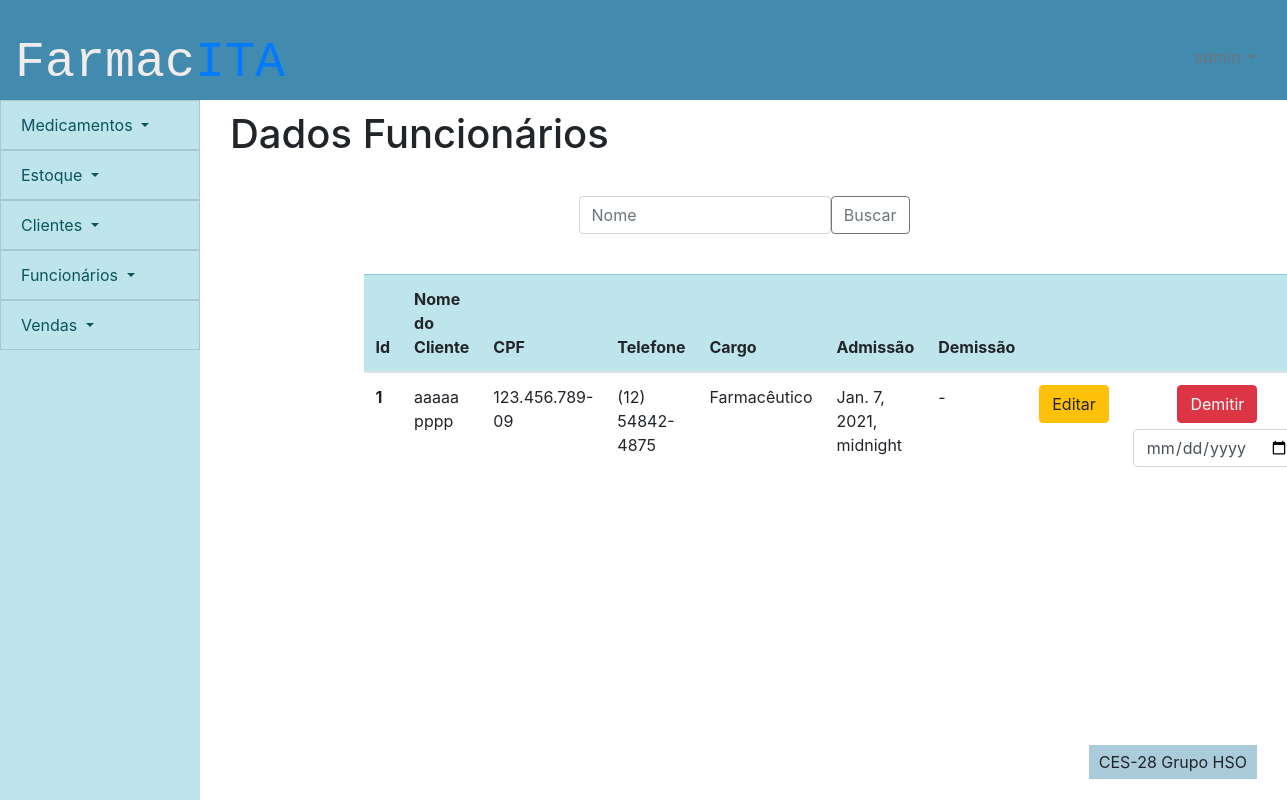
Page /pessoas/editar_usuario (signed in) on the earlier database version.
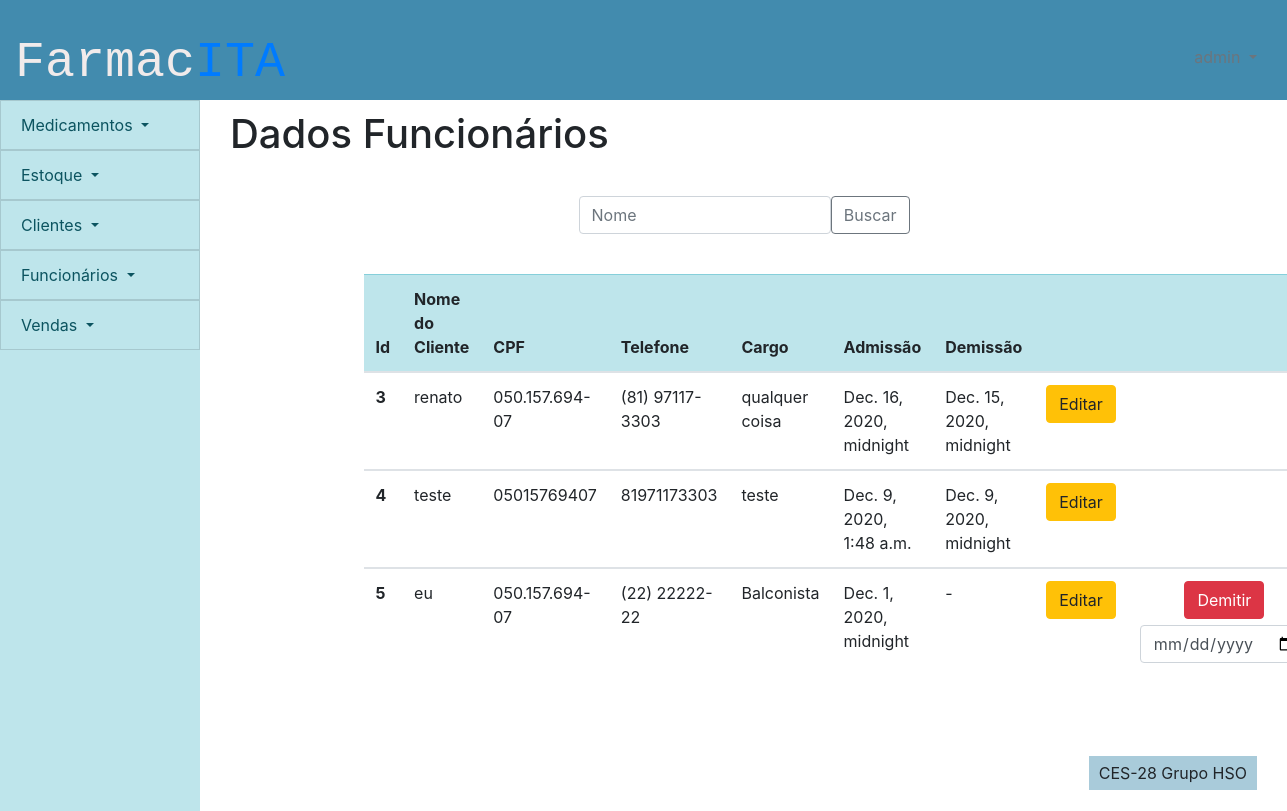
Same page on the later database version.
### pessoas/models.py (models this page shows)
class funcionario(models.Model):
    id = models.AutoField(primary_key=True, auto_created=True)
    user = models.OneToOneField(User,on_delete=models.CASCADE)
    nome_funcionario = models.CharField(max_length=300)
    cpf = models.CharField(max_length=14)
    telefone = models.CharField(max_length=15)
    cargo = models.CharField(max_length=100)
    data_de_admissao = models.DateTimeField(auto_now=False,auto_now_add=False,null=False)
    data_de_demissao = models.DateTimeField(auto_now=False,auto_now_add=False,null=True)
    class Meta:
        db_table = 'funcionarios'

### pessoas/views.py (the view, shortened to what this page needs)
# urls.py: path('editar_usuario',views.editar_usuario, name = 'editar_usuario'),
def editar_usuario(request):
    if request.user.is_authenticated:
        editar = False
        lista = funcionario.objects.all()
        busca = request.GET.get('buscacliente')
        if busca:
            editar = False
            lista = funcionario.objects.filter(nome_funcionario__icontains = busca)
        delete = request.GET.get('delete')
        data = request.GET.get('data_de_demissao')
        if delete:
            print("olha aki")
            teste = funcionario.objects.filter(id = delete)
            print(data)
            teste.update(data_de_demissao = data)
        editando = request.GET.get('edit')
        if editando:
            editar = True
            lista = funcionario.objects.filter(id = editando)
        return render(request,'pessoas/pagina_edicao_de_usuario.html',{'lista':lista,'editar':editar})
    else:
        return failed_login(request)

### frontend/pessoas/pagina_edicao_de_usuario.html (shortened to what this page needs)
{% extends 'template/padrao.html' %}
{% load static %}
{%block titulo-conteudo %}
Dados Funcionários
{% endblock %}
{% block content %}
<div>
    <div class="row formulario">
        <div class="col-sm-12">
            <div>
                <form method="GET">
                    <div class="input-group-prepend">
                        <input type="text" class="form-control" placeholder="Nome" name="buscacliente" id="buscacliente">
                    <button class="btn btn-outline-secondary" type="submit" id="button-addon1">Buscar</button>
                    </div>
                    </form>
            </div>
        </div>
    </div>
    <div class="tabela">
        <table class="table table-hover">
            <thead class="table-info">
                <tr>
                    <th scope="col">Id</th>
                    <th scope="col">Nome do Cliente</th>
                    <th scope="col">CPF</th>
                    <th scope="col">Telefone</th>
                    <th scope="col">Cargo</th>
                    <th scope="col">Admissão</th>
                    <th scope="col">Demissão</th>
                    <th></th>
                    <th></th>
                </tr>
            </thead>
            {% for i in lista %}
            <tbody>
                <tr class={{i.id}}>
                    <th scope="row">{{i.id}}</th>
                    <td class = "nome">{{i.nome_funcionario}}</td>
                    <td class = "cpf">{{i.cpf}}</td>
                    <td class = "telefone">{{i.telefone}}</td>
                    <td class = "cargo">{{i.cargo}}</td>
                    <td class = "admissao">{{i.data_de_admissao}}</td>
                    <td class = "demissao">
                        {% if i.data_de_demissao == None%}
                        {{"-"}}
                        {%else%}
                        {{i.data_de_demissao}}
                        {% endif%}
                    </td>
                    <td>
                        <form class= "centro">
                            <button value = {{i.id}} name = 'edit' class="btn btn-warning"  type = "submit" >Editar</button>
                        </form>
                    </td>
                    <td>
                        {% if i.data_de_demissao == None%}
                        <form class= "centro">
                            <button  value = {{i.id}} name = 'delete' class="btn btn-danger botao" type = "submit">Demitir</button>
                            <input type="date" required class="form-control background-none custom-input" id="data_de_admissao", name = 'data_de_demissao'>
                        </form>
                        {% endif%}
                    </td>
                </tr>
            </tbody>
            {% endfor %}
        </table>
    </div>
</div>
{% endblock %}

### frontend/template/padrao.html (shortened to what this page needs)
{% load static %}
<!DOCTYPE html>
<html lang="en">
<head>
    <link href="{% static 'bootstrap-4.5.3-dist/css/bootstrap.css' %}" rel="stylesheet">
    <link href="{% static '_css/style.css' %}" rel="stylesheet">
</head>
<body>
    <div id="header">
        <div class="row">
            <div class="text-left titulo">
                <p class="logo">Farmac<span class="logo-span">ITA</span></p>
            </div>
        </div>
        <div class="usuario dropdown text-right">
            <a class="dropdown-toggle text-secondary" href="#" role="button" id="dropdownUsuario" data-toggle="dropdown"
                aria-haspopup="true" aria-expanded="false">
            </a>
        </div>
    </div>
    <nav class="list-group-item-info" id="menu">
        <div class="dropdown">
            <a class="list-group-item list-group-item-action list-group-item-info dropdown-toggle" href="#"
                role="button" id="dropdownMenuLink" data-toggle="dropdown" aria-haspopup="true" aria-expanded="false">
                Medicamentos
            </a>
        </div>
        <div class="dropdown">
            <a class="list-group-item list-group-item-action list-group-item-info dropdown-toggle" href="#"
                role="button" id="dropdownMenuLink" data-toggle="dropdown" aria-haspopup="true" aria-expanded="false">
                Estoque
            </a>
        </div>
        <div class="dropdown">
            <a class="list-group-item list-group-item-action list-group-item-info dropdown-toggle" href="#"
                role="button" id="dropdownMenuLink" data-toggle="dropdown" aria-haspopup="true" aria-expanded="false">
                Clientes
            </a>
        </div>
        <div class="dropdown">
            <a class="list-group-item list-group-item-action list-group-item-info dropdown-toggle" href="#"
                role="button" id="dropdownMenuLink" data-toggle="dropdown" aria-haspopup="true" aria-expanded="false">
                Funcionários
            </a>
        </div>
        <div class="dropdown">
            <a class="list-group-item list-group-item-action list-group-item-info dropdown-toggle" href="#"
                role="button" id="dropdownMenuLink" data-toggle="dropdown" aria-haspopup="true" aria-expanded="false">
                Vendas
            </a>
        </div>
    </nav>
    <div id="content">
        <div class="titulo_pagina">
            <h1 class="h1">
                {% block titulo-conteudo %}
                {% endblock %}
            </h1>
        </div>
        {% block content %}
        {% endblock %}
    </div>
    <div id="footer">
        <p class="rodape-texto align-text-bottom">CES-28 Grupo HSO</p>
    </div>
</body>
</html>

### static/_css/style.css (style rules this page uses)
:root { --bdazzled-blue: #3d5a80ff; --pale-cerulean: #98c1d9ff; --light-cyan: rgb(240, 254, 255); --burnt-sienna: #6BA368; --gunmetal: #515B3A; --header-height:100px; --menu-width:200px; --footer-height:100px; --form-width:400px; --table-width: 800px; }
.logo { font-size: 50px; font-family: monospace; color: rgb(241, 235, 235); }
.logo-span { color: var(--primary); }
.formulario { width: var(--form-width); margin: 0 auto ; padding: 20px; }
.tabela { width: var(--table-width); padding: 20px; margin: 0 auto; }
body { display: grid; grid-template-columns: var(--menu-width) 1fr; grid-template-rows: var(--header-height) 1fr var(--footer-height); grid-template-areas: " cabeca cabeca" " links conteudo" " links rodape" ; height: 100vh; }
.usuario { padding: 45px 30px; color: white; }
.titulo { padding: 25px 30px ; }
div#header { display:grid; grid-template-columns: 1fr 1fr; grid-area: cabeca; background-color: #428bae }
nav#menu { grid-area: links ; }
div#content { grid-area: conteudo; }
div#footer { padding-top: 45px ; text-align: center; grid-area: rodape; }
.rodape-texto { float:right; width: auto; margin-right: 30px; padding: 5px 10px ; background-color: #428cae73 }
.titulo_pagina { padding: 10px 30px; }

### frontend/pessoas/pagina_edicao_de_usuario.html (style rules this page uses)
.centro { text-align: center; }
.botao { margin-bottom:6px; }

Differences in the rows shown:
removed funcionario: id "1", nome_funcionario "aaaaa pppp", cpf "123.456.789-09", telefone "(12) 54842-4875", cargo "Farmacêutico", data_de_admissao "Jan. 7, 2021, midnight", value "-"
added funcionario: id "3", nome_funcionario "renato", cpf "050.157.694-07", telefone "(81) 97117-3303", cargo "qualquer coisa", data_de_admissao "Dec. 16, 2020, midnight", data_de_demissao "Dec. 15, 2020, midnight"
added funcionario: id "4", nome_funcionario "teste", cpf "05015769407", telefone "81971173303", cargo "teste", data_de_admissao "Dec. 9, 2020, 1:48 a.m.", data_de_demissao "Dec. 9, 2020, midnight"
added funcionario: id "5", nome_funcionario "eu", cpf "050.157.694-07", telefone "(22) 22222-22", cargo "Balconista", data_de_admissao "Dec. 1, 2020, midnight", value "-"
